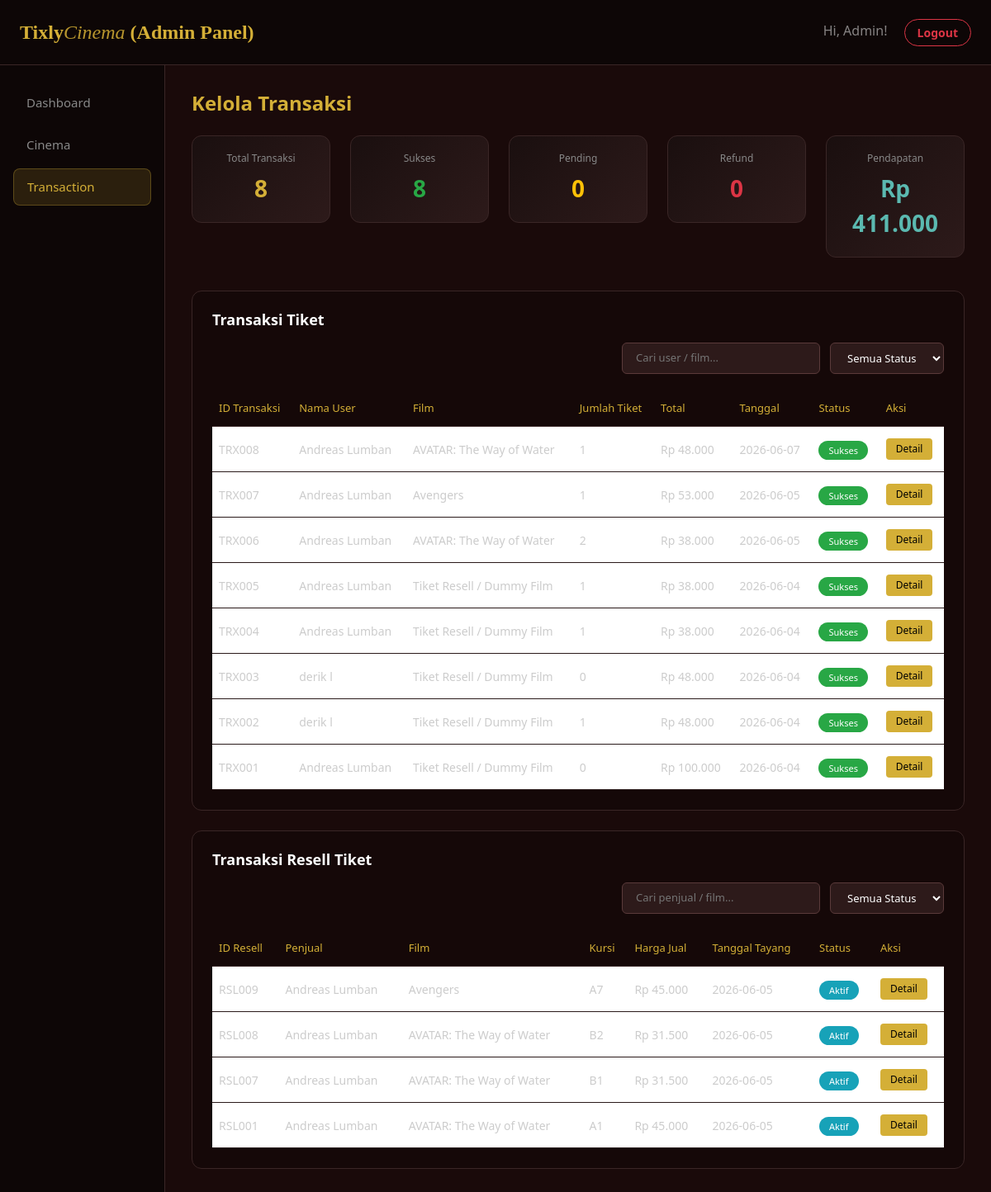
The app's page /admin/transaction.php (signed in), older data.
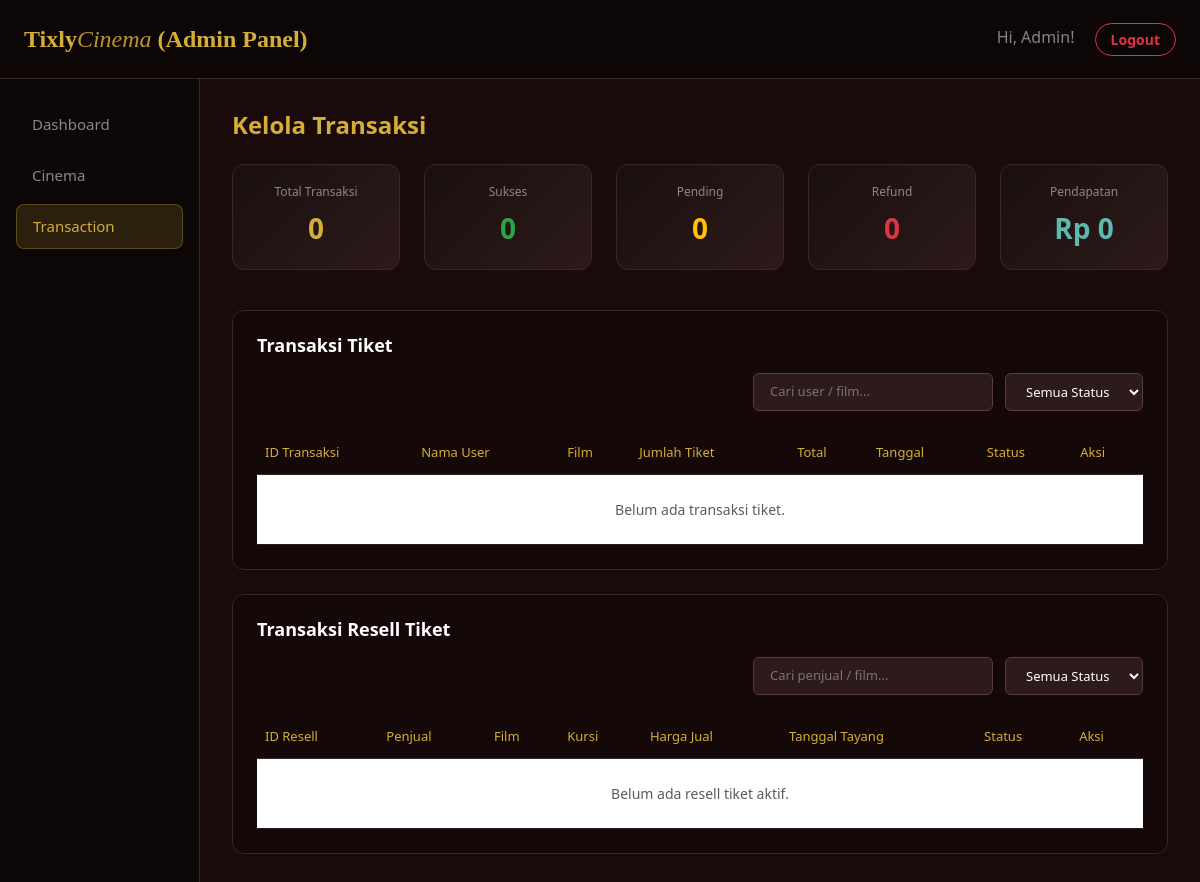
The same page, newer data.
### tables this page shows
CREATE TABLE `transaction` (
  `TransactionID` int(11) NOT NULL AUTO_INCREMENT,
  `TransDate` datetime DEFAULT current_timestamp(),
  `TotalPrice` int(11) NOT NULL,
  `PaymentStatus` varchar(50) DEFAULT 'pending',
  `UserID` int(11) DEFAULT NULL,
  `PaymentMethod` varchar(50) DEFAULT 'Tixly Wallet',
  PRIMARY KEY (`TransactionID`),
  KEY `UserID` (`UserID`),
  CONSTRAINT `transaction_ibfk_1` FOREIGN KEY (`UserID`) REFERENCES `user` (`UserID`) ON DELETE SET NULL
);

CREATE TABLE `user` (
  `UserID` int(11) NOT NULL AUTO_INCREMENT,
  `Nama` varchar(100) NOT NULL,
  `Email` varchar(100) NOT NULL,
  `Password` varchar(255) NOT NULL,
  `Phone` varchar(15) DEFAULT NULL,
  `Role` varchar(20) DEFAULT 'user',
  `Saldo` int(11) NOT NULL DEFAULT 500000,
  PRIMARY KEY (`UserID`),
  UNIQUE KEY `Email` (`Email`)
);

CREATE TABLE `ticket` (
  `TicketID` int(11) NOT NULL AUTO_INCREMENT,
  `FirstPrice` int(11) NOT NULL,
  `Status` varchar(50) DEFAULT 'aktif',
  `IsResale` tinyint(1) DEFAULT 0,
  `SecondPrice` int(11) DEFAULT NULL,
  `TransactionID` int(11) DEFAULT NULL,
  `ShowtimeID` int(11) DEFAULT NULL,
  `StudioID` int(11) DEFAULT NULL,
  `SeatInfo` varchar(20) DEFAULT NULL,
  `SellerID` int(11) DEFAULT NULL,
  PRIMARY KEY (`TicketID`),
  KEY `TransactionID` (`TransactionID`),
  KEY `ShowtimeID` (`ShowtimeID`),
  KEY `StudioID` (`StudioID`),
  KEY `SellerID` (`SellerID`),
  CONSTRAINT `ticket_ibfk_1` FOREIGN KEY (`TransactionID`) REFERENCES `transaction` (`TransactionID`) ON DELETE SET NULL,
  CONSTRAINT `ticket_ibfk_2` FOREIGN KEY (`ShowtimeID`) REFERENCES `showtime` (`ShowtimeID`) ON DELETE CASCADE,
  CONSTRAINT `ticket_ibfk_3` FOREIGN KEY (`StudioID`) REFERENCES `studio` (`StudioID`) ON DELETE CASCADE,
  CONSTRAINT `ticket_ibfk_4` FOREIGN KEY (`SellerID`) REFERENCES `user` (`UserID`) ON DELETE SET NULL
);

CREATE TABLE `movie` (
  `MovieID` int(11) NOT NULL AUTO_INCREMENT,
  `Title` varchar(255) NOT NULL,
  `Duration` int(11) DEFAULT NULL,
  `Genre` varchar(100) DEFAULT NULL,
  `Rating` decimal(3,1) DEFAULT NULL,
  `PosterURL` text DEFAULT NULL,
  PRIMARY KEY (`MovieID`)
);

CREATE TABLE `showtime` (
  `ShowtimeID` int(11) NOT NULL AUTO_INCREMENT,
  `StartTime` time NOT NULL,
  `PlayDate` date NOT NULL,
  `MovieID` int(11) DEFAULT NULL,
  `StudioID` int(11) DEFAULT NULL,
  PRIMARY KEY (`ShowtimeID`),
  KEY `MovieID` (`MovieID`),
  KEY `StudioID` (`StudioID`),
  CONSTRAINT `showtime_ibfk_1` FOREIGN KEY (`MovieID`) REFERENCES `movie` (`MovieID`) ON DELETE CASCADE,
  CONSTRAINT `showtime_ibfk_2` FOREIGN KEY (`StudioID`) REFERENCES `studio` (`StudioID`) ON DELETE CASCADE
);

### admin/transaction.php (the view, shortened to what the rows shown need)
<?php
include_once __DIR__ . '/../koneksi.php';
$where_trx = " WHERE 1=1 ";
$query_trx = "SELECT
    t.TransactionID,
    u.Nama AS UserNama,
    m.Title AS MovieTitle,
    COUNT(tk.TicketID) AS Qty,
    t.TotalPrice,
    t.TransDate,
    t.PaymentStatus,
    t.PaymentMethod,
    GROUP_CONCAT(DISTINCT th.Name SEPARATOR ', ') AS TheaterName,
    GROUP_CONCAT(tk.SeatInfo SEPARATOR ', ') AS Seats
FROM `transaction` t
LEFT JOIN `user` u ON t.UserID = u.UserID
LEFT JOIN ticket tk ON t.TransactionID = tk.TransactionID
LEFT JOIN showtime s ON tk.ShowtimeID = s.ShowtimeID
LEFT JOIN movie m ON s.MovieID = m.MovieID
LEFT JOIN studio st ON tk.StudioID = st.StudioID
LEFT JOIN theater th ON st.TheaterID = th.TheaterID
$where_trx
GROUP BY t.TransactionID
ORDER BY t.TransactionID DESC";
$res_trx = mysqli_query($conn, $query_trx);
$transactions = [];
if ($res_trx) {
    while ($row = mysqli_fetch_assoc($res_trx)) {
        $transactions[] = [
            'id' => 'TRX' . str_pad($row['TransactionID'], 3, '0', STR_PAD_LEFT),
            'user' => $row['UserNama'] ? $row['UserNama'] : 'Guest',
            'film' => $row['MovieTitle'] ? $row['MovieTitle'] : 'Tiket Resell / Dummy Film',
            'qty' => $row['Qty'],
            'total' => 'Rp ' . number_format($row['TotalPrice'], 0, ',', '.'),
            'date' => date('Y-m-d', strtotime($row['TransDate'])),
            'status' => $row['PaymentStatus'],
            'method' => $row['PaymentMethod'] ? $row['PaymentMethod'] : 'Tixly Wallet',
            'theater' => $row['TheaterName'],
            'seats' => $row['Seats']
        ];
    }
}
$where_rsl = " WHERE (t.IsResale = 1 OR (t.Status = 'terjual' AND t.SellerID IS NOT NULL)) ";
$query_rsl = "SELECT
    t.TicketID,
    u.Nama AS SellerNama,
    m.Title AS MovieTitle,
    t.SeatInfo,
    t.SecondPrice,
    s.PlayDate,
    t.Status,
    th.Name AS TheaterName
FROM ticket t
LEFT JOIN transaction tr ON t.TransactionID = tr.TransactionID
LEFT JOIN user u ON tr.UserID = u.UserID
LEFT JOIN showtime s ON t.ShowtimeID = s.ShowtimeID
LEFT JOIN movie m ON s.MovieID = m.MovieID
LEFT JOIN studio st ON t.StudioID = st.StudioID
LEFT JOIN theater th ON st.TheaterID = th.TheaterID
$where_rsl
ORDER BY t.TicketID DESC";
$res_rsl = mysqli_query($conn, $query_rsl);
$resells = [];
if ($res_rsl) {
    while ($row = mysqli_fetch_assoc($res_rsl)) {
        $resells[] = [
            'id' => 'RSL' . str_pad($row['TicketID'], 3, '0', STR_PAD_LEFT),
            'seller' => $row['SellerNama'] ? $row['SellerNama'] : 'Unknown',
            'film' => $row['MovieTitle'] ? $row['MovieTitle'] : 'Unknown Film',
            'seat' => $row['SeatInfo'],
            'price' => 'Rp ' . number_format($row['SecondPrice'], 0, ',', '.'),
            'date' => date('Y-m-d', strtotime($row['PlayDate'])),
            'status' => $row['Status'],
            'theater' => $row['TheaterName']
        ];
    }
}
?>
<!DOCTYPE html>
<html lang="id">
<head>
    <link href="https://cdn.jsdelivr.net/npm/bootstrap@5.3.0/dist/css/bootstrap.min.css" rel="stylesheet">
    <link href="https://cdnjs.cloudflare.com/ajax/libs/font-awesome/6.4.0/css/all.min.css" rel="stylesheet">
</head>
<body>
    <div class="container-fluid">
        <div class="row">
            <div class="col-md-10 main-content">
                <h2 class="welcome-text">Kelola Transaksi</h2>
                <div class="data-panel">
                    <div class="table-responsive">
                        <table class="table">
                            <thead>
                                <tr>
                                    <th>ID Transaksi</th><th>Nama User</th><th>Film</th><th>Jumlah Tiket</th><th>Total</th><th>Tanggal</th><th>Status</th><th>Aksi</th>
                                </tr>
                            </thead>
                            <tbody>
                                <?php if (!empty($transactions)): foreach ($transactions as $trx): ?>
                                <tr>
                                    <td><?php echo htmlspecialchars($trx['id']); ?></td>
                                    <td><?php echo htmlspecialchars($trx['user']); ?></td>
                                    <td><?php echo htmlspecialchars($trx['film']); ?></td>
                                    <td><?php echo $trx['qty']; ?></td>
                                    <td><?php echo $trx['total']; ?></td>
                                    <td><?php echo $trx['date']; ?></td>
                                    <td>
                                        <?php
                                        $badgeClass = 'badge-success';
                                        ?>
                                        <span class="<?php echo $badgeClass; ?>"><?php echo ucfirst($trx['status']); ?></span>
                                    </td>
                                    <td>
                                        <button class="btn-detail btn-trx-detail"
                                                data-id="<?php echo htmlspecialchars($trx['id']); ?>"
                                                data-user="<?php echo htmlspecialchars($trx['user']); ?>"
                                                data-film="<?php echo htmlspecialchars($trx['film']); ?>"
                                                data-theater="<?php echo htmlspecialchars($trx['theater']); ?>"
                                                data-seats="<?php echo htmlspecialchars($trx['seats']); ?>"
                                                data-total="<?php echo htmlspecialchars($trx['total']); ?>"
                                                data-status="<?php echo htmlspecialchars(ucfirst($trx['status'])); ?>"
                                                data-method="<?php echo htmlspecialchars($trx['method']); ?>"
                                                data-bs-toggle="modal"
                                                data-bs-target="#detailModal">
                                            Detail
                                        </button>
                                    </td>
                                </tr>
                                <?php endforeach; else: ?>
                                <tr><td colspan="8" class="text-center text-muted py-4">Belum ada transaksi tiket.</td></tr>
                                <?php endif; ?>
                            </tbody>
                        </table>
                    </div>
                </div>
                <div class="data-panel">
                    <div class="table-responsive">
                        <table class="table">
                            <thead>
                                <tr>
                                    <th>ID Resell</th><th>Penjual</th><th>Film</th><th>Kursi</th><th>Harga Jual</th><th>Tanggal Tayang</th><th>Status</th><th>Aksi</th>
                                </tr>
                            </thead>
                            <tbody>
                                <?php if (!empty($resells)): foreach ($resells as $resell): ?>
                                <tr>
                                    <td><?php echo htmlspecialchars($resell['id']); ?></td>
                                    <td><?php echo htmlspecialchars($resell['seller']); ?></td>
                                    <td><?php echo htmlspecialchars($resell['film']); ?></td>
                                    <td><?php echo htmlspecialchars($resell['seat']); ?></td>
                                    <td><?php echo $resell['price']; ?></td>
                                    <td><?php echo $resell['date']; ?></td>
                                    <td>
                                        <?php
                                        $badgeClass = 'badge-active';
                                        ?>
                                        <span class="<?php echo $badgeClass; ?>"><?php echo ucfirst($resell['status']); ?></span>
                                    </td>
                                    <td>
                                        <button class="btn-detail btn-rsl-detail"
                                                data-id="<?php echo htmlspecialchars($resell['id']); ?>"
                                                data-seller="<?php echo htmlspecialchars($resell['seller']); ?>"
                                                data-film="<?php echo htmlspecialchars($resell['film']); ?>"
                                                data-theater="<?php echo htmlspecialchars($resell['theater']); ?>"
                                                data-seat="<?php echo htmlspecialchars($resell['seat']); ?>"
                                                data-price="<?php echo htmlspecialchars($resell['price']); ?>"
                                                data-status="<?php echo htmlspecialchars(ucfirst($resell['status'])); ?>"
                                                data-bs-toggle="modal"
                                                data-bs-target="#detailModal">
                                            Detail
                                        </button>
                                    </td>
                                </tr>
                                <?php endforeach; else: ?>
                                <tr><td colspan="8" class="text-center text-muted py-4">Belum ada resell tiket aktif.</td></tr>
                                <?php endif; ?>
                            </tbody>
                        </table>
                    </div>
                </div>
            </div>
        </div>
    </div>
</body>
</html>

Row changes from the older to the newer data that the page shows:
removed transaction: id "TRX008", UserID.Nama "Andreas Lumban", film "AVATAR: The Way of Water", qty "1", total "Rp 48.000", date "2026-06-07", PaymentStatus "Sukses"
removed transaction: id "TRX007", UserID.Nama "Andreas Lumban", film "Avengers", qty "1", total "Rp 53.000", date "2026-06-05", PaymentStatus "Sukses"
removed transaction: id "TRX006", UserID.Nama "Andreas Lumban", film "AVATAR: The Way of Water", qty "2", total "Rp 38.000", date "2026-06-05", PaymentStatus "Sukses"
removed transaction: id "TRX005", UserID.Nama "Andreas Lumban", film "Tiket Resell / Dummy Film", qty "1", total "Rp 38.000", date "2026-06-04", PaymentStatus "Sukses"
removed transaction: id "TRX004", UserID.Nama "Andreas Lumban", film "Tiket Resell / Dummy Film", qty "1", total "Rp 38.000", date "2026-06-04", PaymentStatus "Sukses"
removed transaction: id "TRX003", UserID.Nama "derik l", film "Tiket Resell / Dummy Film", qty "0", total "Rp 48.000", date "2026-06-04", PaymentStatus "Sukses"
removed transaction: id "TRX002", UserID.Nama "derik l", film "Tiket Resell / Dummy Film", qty "1", total "Rp 48.000", date "2026-06-04", PaymentStatus "Sukses"
removed transaction: id "TRX001", UserID.Nama "Andreas Lumban", film "Tiket Resell / Dummy Film", qty "0", total "Rp 100.000", date "2026-06-04", PaymentStatus "Sukses"
removed ticket: id "RSL009", user.Nama "Andreas Lumban", movie.Title "Avengers", SeatInfo "A7", price "Rp 45.000", ShowtimeID.PlayDate "2026-06-05", Status "Aktif"
removed ticket: id "RSL008", user.Nama "Andreas Lumban", movie.Title "AVATAR: The Way of Water", SeatInfo "B2", price "Rp 31.500", ShowtimeID.PlayDate "2026-06-05", Status "Aktif"
removed ticket: id "RSL007", user.Nama "Andreas Lumban", movie.Title "AVATAR: The Way of Water", SeatInfo "B1", price "Rp 31.500", ShowtimeID.PlayDate "2026-06-05", Status "Aktif"
removed ticket: id "RSL001", user.Nama "Andreas Lumban", movie.Title "AVATAR: The Way of Water", SeatInfo "A1", price "Rp 45.000", ShowtimeID.PlayDate "2026-06-05", Status "Aktif"
Text that changed along with them:
$stats['total_transaksi']: "8" → "0"
$stats['sukses']: "8" → "0"
$stats['pendapatan']: "411.000" → "0"
text now shown: "Belum ada transaksi tiket. Belum ada resell tiket aktif."
